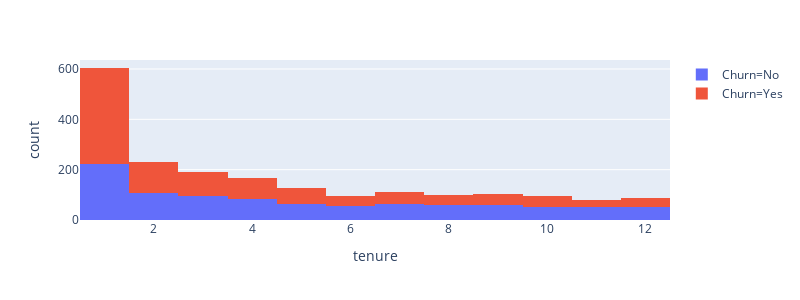
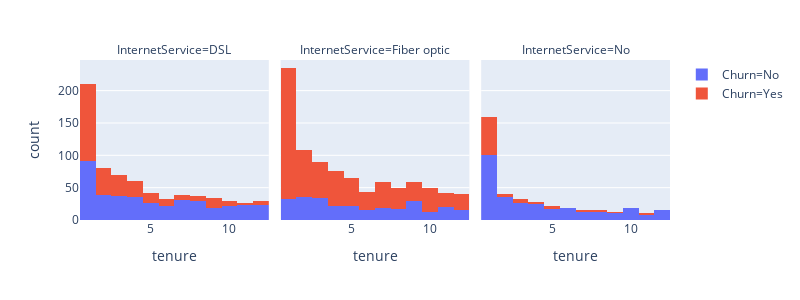
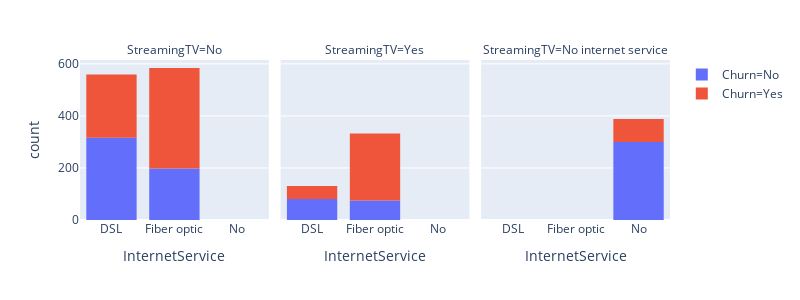
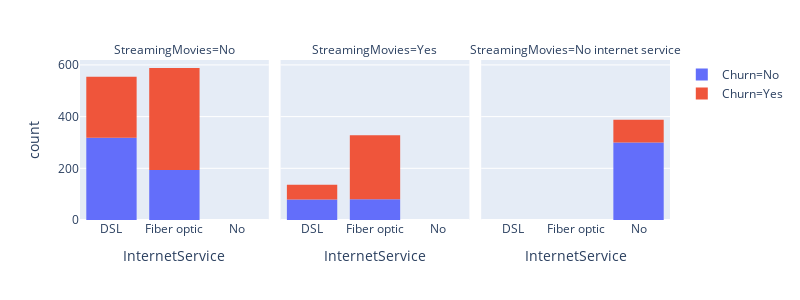

Notebook source saved alongside these figures, in order:
### Code cell
fig = px.histogram(dados, x="tenure", color="Churn", width=800, height=300)
fig2 = px.histogram(dados, x="tenure", color="Churn", width=800, height=300, facet_col="InternetService" )
fig3 = px.histogram(dados, x="InternetService", color="Churn", width=800, height=300, facet_col="StreamingTV" )
fig4 = px.histogram(dados, x="InternetService", color="Churn", width=800, height=300, facet_col="StreamingMovies" )
fig.show()
fig2.show()
fig3.show()
fig4.show()

### Figure 1 — Plotly figure (JSON) as saved in the notebook; plotly's stock layout.template omitted (floating-point values rounded to 4 significant figures; data arrays with more than 128 entries replaced by an {"elided": "..."} marker saying what was removed)
{"data": [{"alignmentgroup": "True", "bingroup": "x", "hoverlabel": {"namelength": 0}, "hovertemplate": "Churn=No<br>tenure=%{x}<br>count=%{y}", "legendgroup": "Churn=No", "marker": {"color": "#636efa"}, "name": "Churn=No", "offsetgroup": "Churn=No", "orientation": "v", "showlegend": true, "type": "histogram", "x": {"elided": "970 int values"}, "xaxis": "x", "yaxis": "y"}, {"alignmentgroup": "True", "bingroup": "x", "hoverlabel": {"namelength": 0}, "hovertemplate": "Churn=Yes<br>tenure=%{x}<br>count=%{y}", "legendgroup": "Churn=Yes", "marker": {"color": "#EF553B"}, "name": "Churn=Yes", "offsetgroup": "Churn=Yes", "orientation": "v", "showlegend": true, "type": "histogram", "x": {"elided": "1024 int values"}, "xaxis": "x", "yaxis": "y"}], "layout": {"barmode": "relative", "height": 300, "legend": {"tracegroupgap": 0}, "margin": {"t": 60}, "width": 800, "xaxis": {"anchor": "y", "domain": [0, 1], "title": {"text": "tenure"}}, "yaxis": {"anchor": "x", "domain": [0, 1], "title": {"text": "count"}}}}

### Figure 2 — Plotly figure (JSON) as saved in the notebook; plotly's stock layout.template omitted (floating-point values rounded to 4 significant figures; data arrays with more than 128 entries replaced by an {"elided": "..."} marker saying what was removed)
{"data": [{"alignmentgroup": "True", "bingroup": "x", "hoverlabel": {"namelength": 0}, "hovertemplate": "Churn=No<br>InternetService=DSL<br>tenure=%{x}<br>count=%{y}", "legendgroup": "Churn=No", "marker": {"color": "#636efa"}, "name": "Churn=No", "offsetgroup": "Churn=No", "orientation": "v", "showlegend": true, "type": "histogram", "x": {"elided": "397 int values"}, "xaxis": "x", "yaxis": "y"}, {"alignmentgroup": "True", "bingroup": "x", "hoverlabel": {"namelength": 0}, "hovertemplate": "Churn=No<br>InternetService=Fiber optic<br>tenure=%{x}<br>count=%{y}", "legendgroup": "Churn=No", "marker": {"color": "#636efa"}, "name": "Churn=No", "offsetgroup": "Churn=No", "orientation": "v", "showlegend": false, "type": "histogram", "x": {"elided": "273 int values"}, "xaxis": "x2", "yaxis": "y2"}, {"alignmentgroup": "True", "bingroup": "x", "hoverlabel": {"namelength": 0}, "hovertemplate": "Churn=No<br>InternetService=No<br>tenure=%{x}<br>count=%{y}", "legendgroup": "Churn=No", "marker": {"color": "#636efa"}, "name": "Churn=No", "offsetgroup": "Churn=No", "orientation": "v", "showlegend": false, "type": "histogram", "x": {"elided": "300 int values"}, "xaxis": "x3", "yaxis": "y3"}, {"alignmentgroup": "True", "bingroup": "x", "hoverlabel": {"namelength": 0}, "hovertemplate": "Churn=Yes<br>InternetService=DSL<br>tenure=%{x}<br>count=%{y}", "legendgroup": "Churn=Yes", "marker": {"color": "#EF553B"}, "name": "Churn=Yes", "offsetgroup": "Churn=Yes", "orientation": "v", "showlegend": true, "type": "histogram", "x": {"elided": "293 int values"}, "xaxis": "x", "yaxis": "y"}, {"alignmentgroup": "True", "bingroup": "x", "hoverlabel": {"namelength": 0}, "hovertemplate": "Churn=Yes<br>InternetService=Fiber optic<br>tenure=%{x}<br>count=%{y}", "legendgroup": "Churn=Yes", "marker": {"color": "#EF553B"}, "name": "Churn=Yes", "offsetgroup": "Churn=Yes", "orientation": "v", "showlegend": false, "type": "histogram", "x": {"elided": "643 int values"}, "xaxis": "x2", "yaxis": "y2"}, {"alignmentgroup": "True", "bingroup": "x", "hoverlabel": {"namelength": 0}, "hovertemplate": "Churn=Yes<br>InternetService=No<br>tenure=%{x}<br>count=%{y}", "legendgroup": "Churn=Yes", "marker": {"color": "#EF553B"}, "name": "Churn=Yes", "offsetgroup": "Churn=Yes", "orientation": "v", "showlegend": false, "type": "histogram", "x": [1, 5, 11, 1, 1, 12, 7, 8, 1, 1, 7, 1, 1, 1, 4, 1, 1, 1, 4, 1, 1, 1, 1, 1, 1, 1, 1, 1, 1, 3, 1, 1, 1, 11, 1, 4, 9, 1, 2, 3, 1, 1, 1, 1, 1, 9, 3, 1, 3, 1, 1, 1, 1, 2, 1, 11, 3, 1, 5, 1, 11, 7, 8, 6, 1, 1, 1, 1, 1, 1, 1, 1, 1, 1, 1, 2, 5, 1, 5, 3, 2, 1, 1, 1, 1, 1, 1, 1], "xaxis": "x3", "yaxis": "y3"}], "layout": {"annotations": [{"font": {}, "showarrow": false, "text": "InternetService=DSL", "x": 0.16, "xanchor": "center", "xref": "paper", "y": 1, "yanchor": "bottom", "yref": "paper"}, {"font": {}, "showarrow": false, "text": "InternetService=Fiber optic", "x": 0.5, "xanchor": "center", "xref": "paper", "y": 1, "yanchor": "bottom", "yref": "paper"}, {"font": {}, "showarrow": false, "text": "InternetService=No", "x": 0.84, "xanchor": "center", "xref": "paper", "y": 1, "yanchor": "bottom", "yref": "paper"}], "barmode": "relative", "height": 300, "legend": {"tracegroupgap": 0}, "margin": {"t": 60}, "width": 800, "xaxis": {"anchor": "y", "domain": [0, 0.32], "title": {"text": "tenure"}}, "xaxis2": {"anchor": "y2", "domain": [0.34, 0.66], "matches": "x", "title": {"text": "tenure"}}, "xaxis3": {"anchor": "y3", "domain": [0.68, 1.0], "matches": "x", "title": {"text": "tenure"}}, "yaxis": {"anchor": "x", "domain": [0, 1], "title": {"text": "count"}}, "yaxis2": {"anchor": "x2", "domain": [0, 1], "matches": "y", "showticklabels": false}, "yaxis3": {"anchor": "x3", "domain": [0, 1], "matches": "y", "showticklabels": false}}}

### Figure 3 — Plotly figure (JSON) as saved in the notebook; plotly's stock layout.template omitted (floating-point values rounded to 4 significant figures; data arrays with more than 128 entries replaced by an {"elided": "..."} marker saying what was removed)
{"data": [{"alignmentgroup": "True", "bingroup": "x", "hoverlabel": {"namelength": 0}, "hovertemplate": "Churn=No<br>StreamingTV=No<br>InternetService=%{x}<br>count=%{y}", "legendgroup": "Churn=No", "marker": {"color": "#636efa"}, "name": "Churn=No", "offsetgroup": "Churn=No", "orientation": "v", "showlegend": true, "type": "histogram", "x": {"elided": "514 str values"}, "xaxis": "x", "yaxis": "y"}, {"alignmentgroup": "True", "bingroup": "x", "hoverlabel": {"namelength": 0}, "hovertemplate": "Churn=No<br>StreamingTV=Yes<br>InternetService=%{x}<br>count=%{y}", "legendgroup": "Churn=No", "marker": {"color": "#636efa"}, "name": "Churn=No", "offsetgroup": "Churn=No", "orientation": "v", "showlegend": false, "type": "histogram", "x": {"elided": "156 str values"}, "xaxis": "x2", "yaxis": "y2"}, {"alignmentgroup": "True", "bingroup": "x", "hoverlabel": {"namelength": 0}, "hovertemplate": "Churn=No<br>StreamingTV=No internet service<br>InternetService=%{x}<br>count=%{y}", "legendgroup": "Churn=No", "marker": {"color": "#636efa"}, "name": "Churn=No", "offsetgroup": "Churn=No", "orientation": "v", "showlegend": false, "type": "histogram", "x": {"elided": "300 str values"}, "xaxis": "x3", "yaxis": "y3"}, {"alignmentgroup": "True", "bingroup": "x", "hoverlabel": {"namelength": 0}, "hovertemplate": "Churn=Yes<br>StreamingTV=No<br>InternetService=%{x}<br>count=%{y}", "legendgroup": "Churn=Yes", "marker": {"color": "#EF553B"}, "name": "Churn=Yes", "offsetgroup": "Churn=Yes", "orientation": "v", "showlegend": true, "type": "histogram", "x": {"elided": "629 str values"}, "xaxis": "x", "yaxis": "y"}, {"alignmentgroup": "True", "bingroup": "x", "hoverlabel": {"namelength": 0}, "hovertemplate": "Churn=Yes<br>StreamingTV=Yes<br>InternetService=%{x}<br>count=%{y}", "legendgroup": "Churn=Yes", "marker": {"color": "#EF553B"}, "name": "Churn=Yes", "offsetgroup": "Churn=Yes", "orientation": "v", "showlegend": false, "type": "histogram", "x": {"elided": "307 str values"}, "xaxis": "x2", "yaxis": "y2"}, {"alignmentgroup": "True", "bingroup": "x", "hoverlabel": {"namelength": 0}, "hovertemplate": "Churn=Yes<br>StreamingTV=No internet service<br>InternetService=%{x}<br>count=%{y}", "legendgroup": "Churn=Yes", "marker": {"color": "#EF553B"}, "name": "Churn=Yes", "offsetgroup": "Churn=Yes", "orientation": "v", "showlegend": false, "type": "histogram", "x": ["No", "No", "No", "No", "No", "No", "No", "No", "No", "No", "No", "No", "No", "No", "No", "No", "No", "No", "No", "No", "No", "No", "No", "No", "No", "No", "No", "No", "No", "No", "No", "No", "No", "No", "No", "No", "No", "No", "No", "No", "No", "No", "No", "No", "No", "No", "No", "No", "No", "No", "No", "No", "No", "No", "No", "No", "No", "No", "No", "No", "No", "No", "No", "No", "No", "No", "No", "No", "No", "No", "No", "No", "No", "No", "No", "No", "No", "No", "No", "No", "No", "No", "No", "No", "No", "No", "No", "No"], "xaxis": "x3", "yaxis": "y3"}], "layout": {"annotations": [{"font": {}, "showarrow": false, "text": "StreamingTV=No", "x": 0.16, "xanchor": "center", "xref": "paper", "y": 1, "yanchor": "bottom", "yref": "paper"}, {"font": {}, "showarrow": false, "text": "StreamingTV=Yes", "x": 0.5, "xanchor": "center", "xref": "paper", "y": 1, "yanchor": "bottom", "yref": "paper"}, {"font": {}, "showarrow": false, "text": "StreamingTV=No internet service", "x": 0.84, "xanchor": "center", "xref": "paper", "y": 1, "yanchor": "bottom", "yref": "paper"}], "barmode": "relative", "height": 300, "legend": {"tracegroupgap": 0}, "margin": {"t": 60}, "width": 800, "xaxis": {"anchor": "y", "domain": [0, 0.32], "title": {"text": "InternetService"}}, "xaxis2": {"anchor": "y2", "domain": [0.34, 0.66], "matches": "x", "title": {"text": "InternetService"}}, "xaxis3": {"anchor": "y3", "domain": [0.68, 1.0], "matches": "x", "title": {"text": "InternetService"}}, "yaxis": {"anchor": "x", "domain": [0, 1], "title": {"text": "count"}}, "yaxis2": {"anchor": "x2", "domain": [0, 1], "matches": "y", "showticklabels": false}, "yaxis3": {"anchor": "x3", "domain": [0, 1], "matches": "y", "showticklabels": false}}}

### Figure 4 — Plotly figure (JSON) as saved in the notebook; plotly's stock layout.template omitted (floating-point values rounded to 4 significant figures; data arrays with more than 128 entries replaced by an {"elided": "..."} marker saying what was removed)
{"data": [{"alignmentgroup": "True", "bingroup": "x", "hoverlabel": {"namelength": 0}, "hovertemplate": "Churn=No<br>StreamingMovies=No<br>InternetService=%{x}<br>count=%{y}", "legendgroup": "Churn=No", "marker": {"color": "#636efa"}, "name": "Churn=No", "offsetgroup": "Churn=No", "orientation": "v", "showlegend": true, "type": "histogram", "x": {"elided": "511 str values"}, "xaxis": "x", "yaxis": "y"}, {"alignmentgroup": "True", "bingroup": "x", "hoverlabel": {"namelength": 0}, "hovertemplate": "Churn=No<br>StreamingMovies=Yes<br>InternetService=%{x}<br>count=%{y}", "legendgroup": "Churn=No", "marker": {"color": "#636efa"}, "name": "Churn=No", "offsetgroup": "Churn=No", "orientation": "v", "showlegend": false, "type": "histogram", "x": {"elided": "159 str values"}, "xaxis": "x2", "yaxis": "y2"}, {"alignmentgroup": "True", "bingroup": "x", "hoverlabel": {"namelength": 0}, "hovertemplate": "Churn=No<br>StreamingMovies=No internet service<br>InternetService=%{x}<br>count=%{y}", "legendgroup": "Churn=No", "marker": {"color": "#636efa"}, "name": "Churn=No", "offsetgroup": "Churn=No", "orientation": "v", "showlegend": false, "type": "histogram", "x": {"elided": "300 str values"}, "xaxis": "x3", "yaxis": "y3"}, {"alignmentgroup": "True", "bingroup": "x", "hoverlabel": {"namelength": 0}, "hovertemplate": "Churn=Yes<br>StreamingMovies=No<br>InternetService=%{x}<br>count=%{y}", "legendgroup": "Churn=Yes", "marker": {"color": "#EF553B"}, "name": "Churn=Yes", "offsetgroup": "Churn=Yes", "orientation": "v", "showlegend": true, "type": "histogram", "x": {"elided": "631 str values"}, "xaxis": "x", "yaxis": "y"}, {"alignmentgroup": "True", "bingroup": "x", "hoverlabel": {"namelength": 0}, "hovertemplate": "Churn=Yes<br>StreamingMovies=Yes<br>InternetService=%{x}<br>count=%{y}", "legendgroup": "Churn=Yes", "marker": {"color": "#EF553B"}, "name": "Churn=Yes", "offsetgroup": "Churn=Yes", "orientation": "v", "showlegend": false, "type": "histogram", "x": {"elided": "305 str values"}, "xaxis": "x2", "yaxis": "y2"}, {"alignmentgroup": "True", "bingroup": "x", "hoverlabel": {"namelength": 0}, "hovertemplate": "Churn=Yes<br>StreamingMovies=No internet service<br>InternetService=%{x}<br>count=%{y}", "legendgroup": "Churn=Yes", "marker": {"color": "#EF553B"}, "name": "Churn=Yes", "offsetgroup": "Churn=Yes", "orientation": "v", "showlegend": false, "type": "histogram", "x": ["No", "No", "No", "No", "No", "No", "No", "No", "No", "No", "No", "No", "No", "No", "No", "No", "No", "No", "No", "No", "No", "No", "No", "No", "No", "No", "No", "No", "No", "No", "No", "No", "No", "No", "No", "No", "No", "No", "No", "No", "No", "No", "No", "No", "No", "No", "No", "No", "No", "No", "No", "No", "No", "No", "No", "No", "No", "No", "No", "No", "No", "No", "No", "No", "No", "No", "No", "No", "No", "No", "No", "No", "No", "No", "No", "No", "No", "No", "No", "No", "No", "No", "No", "No", "No", "No", "No", "No"], "xaxis": "x3", "yaxis": "y3"}], "layout": {"annotations": [{"font": {}, "showarrow": false, "text": "StreamingMovies=No", "x": 0.16, "xanchor": "center", "xref": "paper", "y": 1, "yanchor": "bottom", "yref": "paper"}, {"font": {}, "showarrow": false, "text": "StreamingMovies=Yes", "x": 0.5, "xanchor": "center", "xref": "paper", "y": 1, "yanchor": "bottom", "yref": "paper"}, {"font": {}, "showarrow": false, "text": "StreamingMovies=No internet service", "x": 0.84, "xanchor": "center", "xref": "paper", "y": 1, "yanchor": "bottom", "yref": "paper"}], "barmode": "relative", "height": 300, "legend": {"tracegroupgap": 0}, "margin": {"t": 60}, "width": 800, "xaxis": {"anchor": "y", "domain": [0, 0.32], "title": {"text": "InternetService"}}, "xaxis2": {"anchor": "y2", "domain": [0.34, 0.66], "matches": "x", "title": {"text": "InternetService"}}, "xaxis3": {"anchor": "y3", "domain": [0.68, 1.0], "matches": "x", "title": {"text": "InternetService"}}, "yaxis": {"anchor": "x", "domain": [0, 1], "title": {"text": "count"}}, "yaxis2": {"anchor": "x2", "domain": [0, 1], "matches": "y", "showticklabels": false}, "yaxis3": {"anchor": "x3", "domain": [0, 1], "matches": "y", "showticklabels": false}}}
